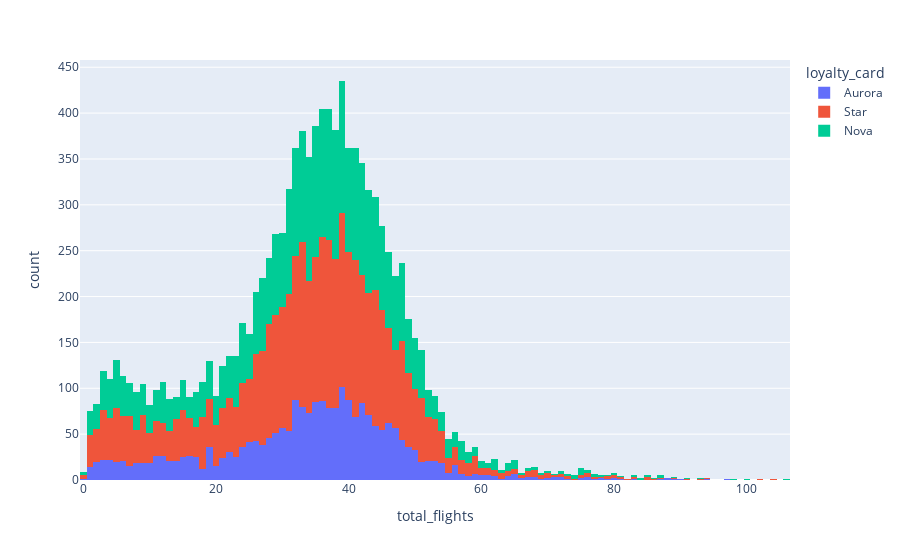

Write notebook code for a chart like this one.
### Code cell
# Is there any difference of behaviour between loyalty card?
fig = px.histogram(pandas_df2,x='total_flights',color='loyalty_card')
fig.show()
# pio.write_image(fig, "hist_loyalty1.jpeg")
# No difference of behaviour between groups

### Figure 1 — Plotly figure (JSON) as saved in the notebook; plotly's stock layout.template omitted (floating-point values rounded to 4 significant figures; data arrays with more than 128 entries replaced by an {"elided": "..."} marker saying what was removed)
{"data": [{"alignmentgroup": "True", "bingroup": "x", "hovertemplate": "loyalty_card=Aurora<br>total_flights=%{x}<br>count=%{y}<extra></extra>", "legendgroup": "Aurora", "marker": {"color": "#636efa", "pattern": {"shape": ""}}, "name": "Aurora", "offsetgroup": "Aurora", "orientation": "v", "showlegend": true, "type": "histogram", "x": {"elided": "2635 int values"}, "xaxis": "x", "yaxis": "y"}, {"alignmentgroup": "True", "bingroup": "x", "hovertemplate": "loyalty_card=Star<br>total_flights=%{x}<br>count=%{y}<extra></extra>", "legendgroup": "Star", "marker": {"color": "#EF553B", "pattern": {"shape": ""}}, "name": "Star", "offsetgroup": "Star", "orientation": "v", "showlegend": true, "type": "histogram", "x": {"elided": "5525 int values"}, "xaxis": "x", "yaxis": "y"}, {"alignmentgroup": "True", "bingroup": "x", "hovertemplate": "loyalty_card=Nova<br>total_flights=%{x}<br>count=%{y}<extra></extra>", "legendgroup": "Nova", "marker": {"color": "#00cc96", "pattern": {"shape": ""}}, "name": "Nova", "offsetgroup": "Nova", "orientation": "v", "showlegend": true, "type": "histogram", "x": {"elided": "4339 int values"}, "xaxis": "x", "yaxis": "y"}], "layout": {"barmode": "relative", "legend": {"title": {"text": "loyalty_card"}, "tracegroupgap": 0}, "margin": {"t": 60}, "xaxis": {"anchor": "y", "domain": [0, 1], "title": {"text": "total_flights"}}, "yaxis": {"anchor": "x", "domain": [0, 1], "title": {"text": "count"}}}}
